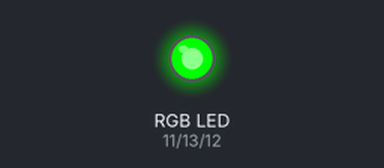
A sketch run on a simulated Arduino Uno, built with avr-gcc and run on an emulated ATmega328P. Shown: an RGB LED mixed from three pins (HIGH = lit).

Above: at 0.5 s.
At 1.5 s:
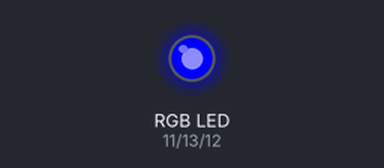
At 5.5 s:
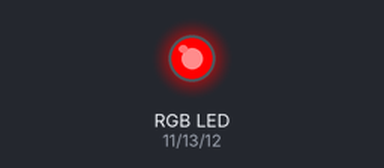
Timing chart, 0 to 6.9 s (numbered marks = the images above):
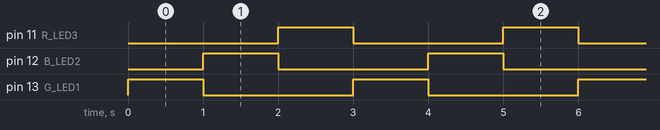

Measured:
- by itself, pin 11 (R_LED3), pin 12 (B_LED2), pin 13 (G_LED1): alternates HIGH for 1.0 s and LOW for 2.0 s
- by itself, everything shown: repeats every 3.0 s, in 3 steps

The sketch:

RGB.ino
```cpp
int G_LED1 = 13;
int B_LED2 = 12;
int R_LED3 = 11;

void setup() {
  // initialize digital pin LED_BUILTIN as an output.
  pinMode(G_LED1, OUTPUT);
  pinMode(B_LED2, OUTPUT);
  pinMode(R_LED3, OUTPUT);
 }

// the loop function runs over and over again forever
void loop() {
  digitalWrite(G_LED1, HIGH);   // turn the LED on (HIGH is the voltage level)
  digitalWrite(B_LED2, LOW);   // turn the LED on (HIGH is the voltage level)
  digitalWrite(R_LED3, LOW);   // turn the LED on (HIGH is the voltage level)
  delay(1000);                       // wait for a second
  digitalWrite(G_LED1, LOW);   // turn the LED on (HIGH is the voltage level)
  digitalWrite(B_LED2, HIGH);   // turn the LED on (HIGH is the voltage level)
  digitalWrite(R_LED3, LOW);   // turn the LED on (HIGH is the voltage level)
  delay(1000);
  digitalWrite(G_LED1, LOW);   // turn the LED on (HIGH is the voltage level)
  digitalWrite(B_LED2, LOW);   // turn the LED on (HIGH is the voltage level)
  digitalWrite(R_LED3, HIGH);   // turn the LED on (HIGH is the voltage level)
  delay(1000);

 }
```
